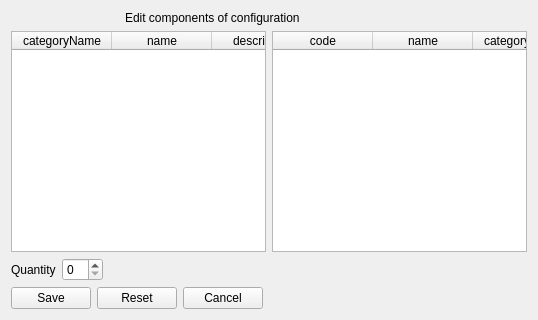
<?xml version="1.0" encoding="UTF-8"?>
<ui version="4.0">
 <class>configuration_component_edit_form</class>
 <widget class="QWidget" name="configuration_component_edit_form">
  <property name="geometry">
   <rect>
    <x>0</x>
    <y>0</y>
    <width>538</width>
    <height>320</height>
   </rect>
  </property>
  <property name="windowTitle">
   <string>Edit components of configuration</string>
  </property>
  <property name="initAction" stdset="0">
   <string>read</string>
  </property>
  <property name="doctype" stdset="0">
   <string>ConfigurationComponentRequest.simpleform</string>
  </property>
  <property name="rootelement" stdset="0">
   <string notr="true">ConfigurationComponent</string>
  </property>
  <property name="config_id" stdset="0">
   <string notr="true">{global.config_id}</string>
  </property>
  <property name="component_id" stdset="0">
   <string notr="true">{global.component_id}</string>
  </property>
  <layout class="QGridLayout" name="gridLayout">
   <item row="5" column="0">
    <layout class="QHBoxLayout" name="horizontalLayout">
     <item>
      <widget class="QPushButton" name="link">
       <property name="text">
        <string>Save</string>
       </property>
       <property name="form" stdset="0">
        <string notr="true">configuration_components</string>
       </property>
       <property name="global.configurationState" stdset="0">
        <string notr="true">{configuration.state}</string>
       </property>
       <property name="global.componentState" stdset="0">
        <string notr="true">{component.state}</string>
       </property>
       <property name="global.config_id" stdset="0">
        <string notr="true">{configuration.id}</string>
       </property>
       <property name="global.component_id" stdset="0">
        <string notr="true">{component.id}</string>
       </property>
       <property name="action" stdset="0">
        <string>create</string>
       </property>
       <property name="doctype" stdset="0">
        <string notr="true">ConfigurationComponent.simpleform</string>
       </property>
       <property name="rootelement" stdset="0">
        <string notr="true">ConfigurationComponent</string>
       </property>
      </widget>
     </item>
     <item>
      <widget class="QPushButton" name="pushButton">
       <property name="text">
        <string>Reset</string>
       </property>
       <property name="action" stdset="0">
        <string>read</string>
       </property>
       <property name="doctype" stdset="0">
        <string>ConfigurationComponentRequest.simpleform</string>
       </property>
       <property name="rootelement" stdset="0">
        <string>ConfigurationComponent</string>
       </property>
       <property name="config_id" stdset="0">
        <string>{global.config_id}</string>
       </property>
       <property name="component_id" stdset="0">
        <string>{global.component_id}</string>
       </property>
      </widget>
     </item>
     <item>
      <widget class="QPushButton" name="cancel">
       <property name="text">
        <string>Cancel</string>
       </property>
       <property name="form" stdset="0">
        <string notr="true">configuration_components</string>
       </property>
       <property name="global.configurationState" stdset="0">
        <string notr="true">{configuration.state}</string>
       </property>
       <property name="global.componentState" stdset="0">
        <string notr="true">{component.state}</string>
       </property>
      </widget>
     </item>
     <item>
      <spacer name="horizontalSpacer">
       <property name="orientation">
        <enum>Qt::Horizontal</enum>
       </property>
       <property name="sizeHint" stdset="0">
        <size>
         <width>40</width>
         <height>20</height>
        </size>
       </property>
      </spacer>
     </item>
    </layout>
   </item>
   <item row="0" column="0">
    <layout class="QHBoxLayout" name="horizontalLayout_2">
     <item>
      <widget class="QLabel" name="label_2">
       <property name="maximumSize">
        <size>
         <width>32</width>
         <height>32</height>
        </size>
       </property>
       <property name="text">
        <string/>
       </property>
      </widget>
     </item>
     <item>
      <widget class="QLabel" name="label_3">
       <property name="maximumSize">
        <size>
         <width>32</width>
         <height>32</height>
        </size>
       </property>
       <property name="text">
        <string/>
       </property>
       <property name="pixmap">
        <pixmap resource="../qtclient.qrc">:/images/link_edit.png</pixmap>
       </property>
      </widget>
     </item>
     <item>
      <widget class="QLabel" name="label_4">
       <property name="maximumSize">
        <size>
         <width>32</width>
         <height>32</height>
        </size>
       </property>
       <property name="text">
        <string/>
       </property>
       <property name="pixmap">
        <pixmap resource="../qtclient.qrc">:/images/bricks.png</pixmap>
       </property>
      </widget>
     </item>
     <item>
      <widget class="QLabel" name="label">
       <property name="text">
        <string>Edit components of configuration</string>
       </property>
      </widget>
     </item>
    </layout>
   </item>
   <item row="2" column="0">
    <layout class="QGridLayout" name="gridLayout_2">
     <item row="0" column="0">
      <widget class="QTableWidget" name="configuration">
       <property name="horizontalScrollBarPolicy">
        <enum>Qt::ScrollBarAlwaysOff</enum>
       </property>
       <property name="alternatingRowColors">
        <bool>true</bool>
       </property>
       <property name="selectionMode">
        <enum>QAbstractItemView::SingleSelection</enum>
       </property>
       <property name="selectionBehavior">
        <enum>QAbstractItemView::SelectRows</enum>
       </property>
       <property name="showGrid">
        <bool>true</bool>
       </property>
       <property name="gridStyle">
        <enum>Qt::DotLine</enum>
       </property>
       <property name="sortingEnabled">
        <bool>true</bool>
       </property>
       <property name="doctype" stdset="0">
        <string notr="true">ConfigurationListRequest.simpleform</string>
       </property>
       <property name="rootelement" stdset="0">
        <string notr="true">configuration</string>
       </property>
       <property name="state" stdset="0">
        <string notr="true">{global.configurationState}</string>
       </property>
       <property name="action" stdset="0">
        <string notr="true">read</string>
       </property>
       <attribute name="horizontalHeaderShowSortIndicator" stdset="0">
        <bool>true</bool>
       </attribute>
       <attribute name="verticalHeaderStretchLastSection">
        <bool>false</bool>
       </attribute>
       <column>
        <property name="text">
         <string>categoryName</string>
        </property>
       </column>
       <column>
        <property name="text">
         <string>name</string>
        </property>
       </column>
       <column>
        <property name="text">
         <string>description</string>
        </property>
       </column>
       <column>
        <property name="text">
         <string>comment</string>
        </property>
       </column>
      </widget>
     </item>
     <item row="0" column="1">
      <widget class="QTableWidget" name="component">
       <property name="horizontalScrollBarPolicy">
        <enum>Qt::ScrollBarAlwaysOff</enum>
       </property>
       <property name="alternatingRowColors">
        <bool>true</bool>
       </property>
       <property name="selectionMode">
        <enum>QAbstractItemView::SingleSelection</enum>
       </property>
       <property name="selectionBehavior">
        <enum>QAbstractItemView::SelectRows</enum>
       </property>
       <property name="showGrid">
        <bool>true</bool>
       </property>
       <property name="gridStyle">
        <enum>Qt::DotLine</enum>
       </property>
       <property name="sortingEnabled">
        <bool>true</bool>
       </property>
       <property name="doctype" stdset="0">
        <string notr="true">ComponentListRequest.simpleform</string>
       </property>
       <property name="rootelement" stdset="0">
        <string notr="true">component</string>
       </property>
       <property name="state" stdset="0">
        <string notr="true">{global.componentState}</string>
       </property>
       <property name="action" stdset="0">
        <string notr="true">read</string>
       </property>
       <attribute name="horizontalHeaderShowSortIndicator" stdset="0">
        <bool>true</bool>
       </attribute>
       <attribute name="verticalHeaderStretchLastSection">
        <bool>false</bool>
       </attribute>
       <column>
        <property name="text">
         <string>code</string>
        </property>
       </column>
       <column>
        <property name="text">
         <string>name</string>
        </property>
       </column>
       <column>
        <property name="text">
         <string>categoryName</string>
        </property>
       </column>
       <column>
        <property name="text">
         <string>manufacturerName</string>
        </property>
       </column>
       <column>
        <property name="text">
         <string>mfgCode</string>
        </property>
       </column>
       <column>
        <property name="text">
         <string>webPage</string>
        </property>
       </column>
       <column>
        <property name="text">
         <string>description</string>
        </property>
       </column>
       <column>
        <property name="text">
         <string>price</string>
        </property>
       </column>
      </widget>
     </item>
    </layout>
   </item>
   <item row="3" column="0">
    <layout class="QFormLayout" name="formLayout">
     <property name="fieldGrowthPolicy">
      <enum>QFormLayout::AllNonFixedFieldsGrow</enum>
     </property>
     <item row="1" column="0">
      <widget class="QLabel" name="label_requires">
       <property name="text">
        <string>Quantity</string>
       </property>
      </widget>
     </item>
     <item row="1" column="1">
      <layout class="QHBoxLayout" name="horizontalLayout_5">
       <item>
        <widget class="QSpinBox" name="quantity"/>
       </item>
       <item>
        <spacer name="horizontalSpacer_2">
         <property name="orientation">
          <enum>Qt::Horizontal</enum>
         </property>
         <property name="sizeHint" stdset="0">
          <size>
           <width>40</width>
           <height>20</height>
          </size>
         </property>
        </spacer>
       </item>
      </layout>
     </item>
    </layout>
   </item>
  </layout>
 </widget>
 <tabstops>
  <tabstop>configuration</tabstop>
  <tabstop>quantity</tabstop>
  <tabstop>link</tabstop>
  <tabstop>pushButton</tabstop>
  <tabstop>cancel</tabstop>
 </tabstops>
 <resources>
  <include location="../qtclient.qrc"/>
  <include location="../resources/configurator.qrc"/>
 </resources>
 <connections/>
</ui>
